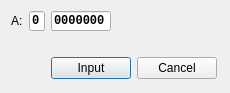
<?xml version="1.0" encoding="UTF-8"?>
<ui version="4.0">
 <class>CPc2DcInputDialog</class>
 <widget class="QDialog" name="CPc2DcInputDialog">
  <property name="geometry">
   <rect>
    <x>0</x>
    <y>0</y>
    <width>230</width>
    <height>93</height>
   </rect>
  </property>
  <property name="minimumSize">
   <size>
    <width>230</width>
    <height>93</height>
   </size>
  </property>
  <property name="maximumSize">
   <size>
    <width>230</width>
    <height>93</height>
   </size>
  </property>
  <property name="windowTitle">
   <string>Direct code</string>
  </property>
  <property name="windowIcon">
   <iconset resource="../../../resources.qrc">
    <normaloff>:/common/embleme.png</normaloff>:/common/embleme.png</iconset>
  </property>
  <layout class="QFormLayout" name="formLayout">
   <item row="0" column="0">
    <layout class="QVBoxLayout" name="verticalLayout">
     <item>
      <layout class="QHBoxLayout" name="horizontalLayout">
       <item>
        <widget class="QLabel" name="label">
         <property name="sizePolicy">
          <sizepolicy hsizetype="Minimum" vsizetype="Preferred">
           <horstretch>0</horstretch>
           <verstretch>0</verstretch>
          </sizepolicy>
         </property>
         <property name="text">
          <string notr="true">A:</string>
         </property>
        </widget>
       </item>
       <item>
        <widget class="QLineEdit" name="mASignEdit">
         <property name="sizePolicy">
          <sizepolicy hsizetype="Fixed" vsizetype="Fixed">
           <horstretch>0</horstretch>
           <verstretch>0</verstretch>
          </sizepolicy>
         </property>
         <property name="minimumSize">
          <size>
           <width>16</width>
           <height>20</height>
          </size>
         </property>
         <property name="maximumSize">
          <size>
           <width>16</width>
           <height>20</height>
          </size>
         </property>
         <property name="font">
          <font>
           <family>Courier New</family>
           <weight>75</weight>
           <bold>true</bold>
          </font>
         </property>
         <property name="text">
          <string notr="true">0</string>
         </property>
        </widget>
       </item>
       <item>
        <widget class="QLineEdit" name="mAModuloEdit">
         <property name="sizePolicy">
          <sizepolicy hsizetype="Fixed" vsizetype="Fixed">
           <horstretch>0</horstretch>
           <verstretch>0</verstretch>
          </sizepolicy>
         </property>
         <property name="minimumSize">
          <size>
           <width>60</width>
           <height>20</height>
          </size>
         </property>
         <property name="maximumSize">
          <size>
           <width>60</width>
           <height>20</height>
          </size>
         </property>
         <property name="font">
          <font>
           <family>Courier New</family>
           <weight>75</weight>
           <bold>true</bold>
          </font>
         </property>
         <property name="text">
          <string notr="true">0000000</string>
         </property>
        </widget>
       </item>
       <item>
        <spacer name="horizontalSpacer_2">
         <property name="orientation">
          <enum>Qt::Horizontal</enum>
         </property>
         <property name="sizeHint" stdset="0">
          <size>
           <width>40</width>
           <height>20</height>
          </size>
         </property>
        </spacer>
       </item>
      </layout>
     </item>
     <item>
      <widget class="QLabel" name="mResultText">
       <property name="font">
        <font>
         <family>Courier New</family>
        </font>
       </property>
       <property name="text">
        <string notr="true"/>
       </property>
      </widget>
     </item>
     <item>
      <layout class="QHBoxLayout" name="horizontalLayout_3">
       <item>
        <spacer name="horizontalSpacer">
         <property name="orientation">
          <enum>Qt::Horizontal</enum>
         </property>
         <property name="sizeHint" stdset="0">
          <size>
           <width>40</width>
           <height>20</height>
          </size>
         </property>
        </spacer>
       </item>
       <item>
        <widget class="QPushButton" name="mInputButton">
         <property name="text">
          <string>Input</string>
         </property>
        </widget>
       </item>
       <item>
        <widget class="QPushButton" name="mCancelButton">
         <property name="text">
          <string>Cancel</string>
         </property>
        </widget>
       </item>
      </layout>
     </item>
    </layout>
   </item>
  </layout>
 </widget>
 <resources>
  <include location="../../../resources.qrc"/>
 </resources>
 <connections/>
</ui>
